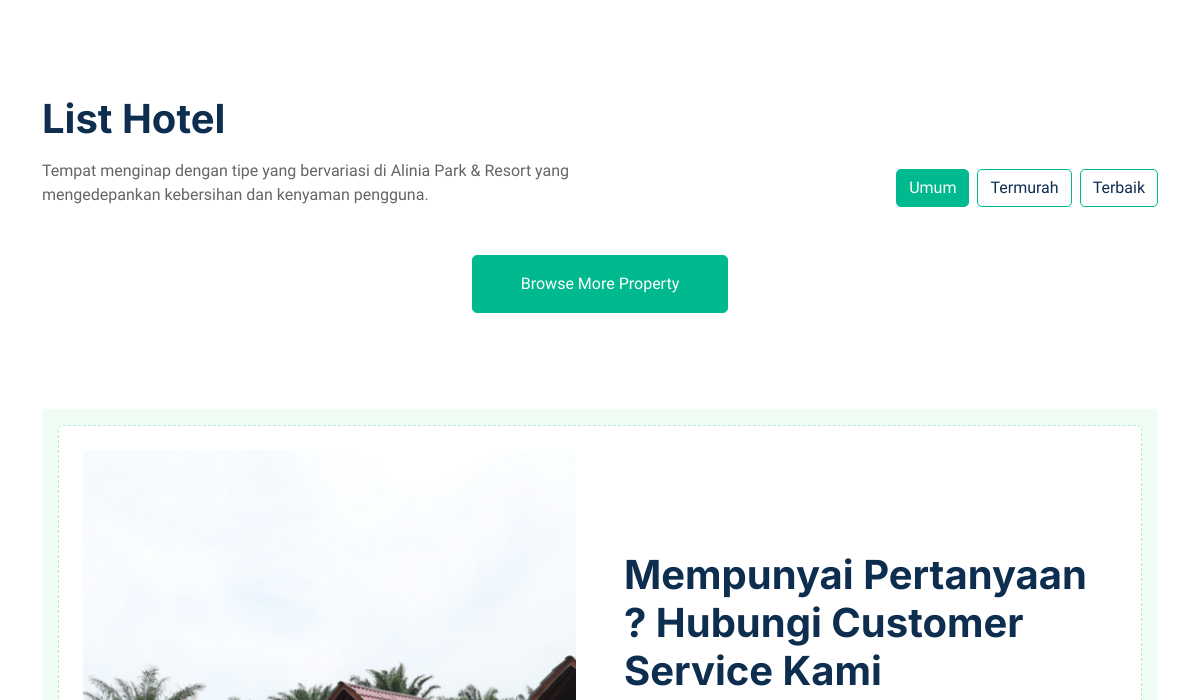
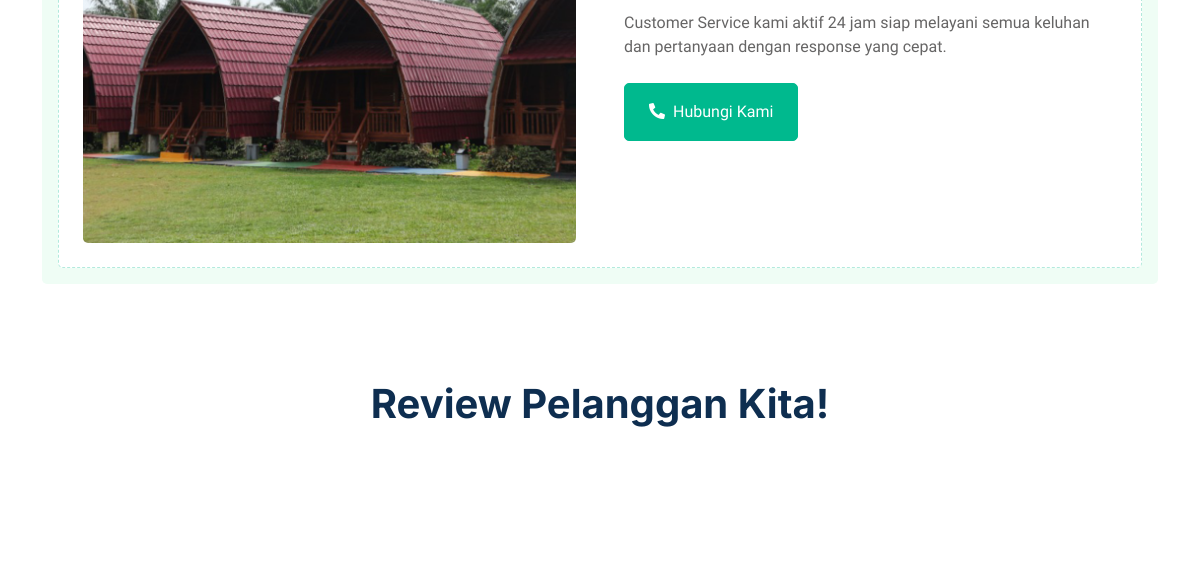
/ (middle part), run on an earlier commit of the app's database (2 pictures, top to bottom).
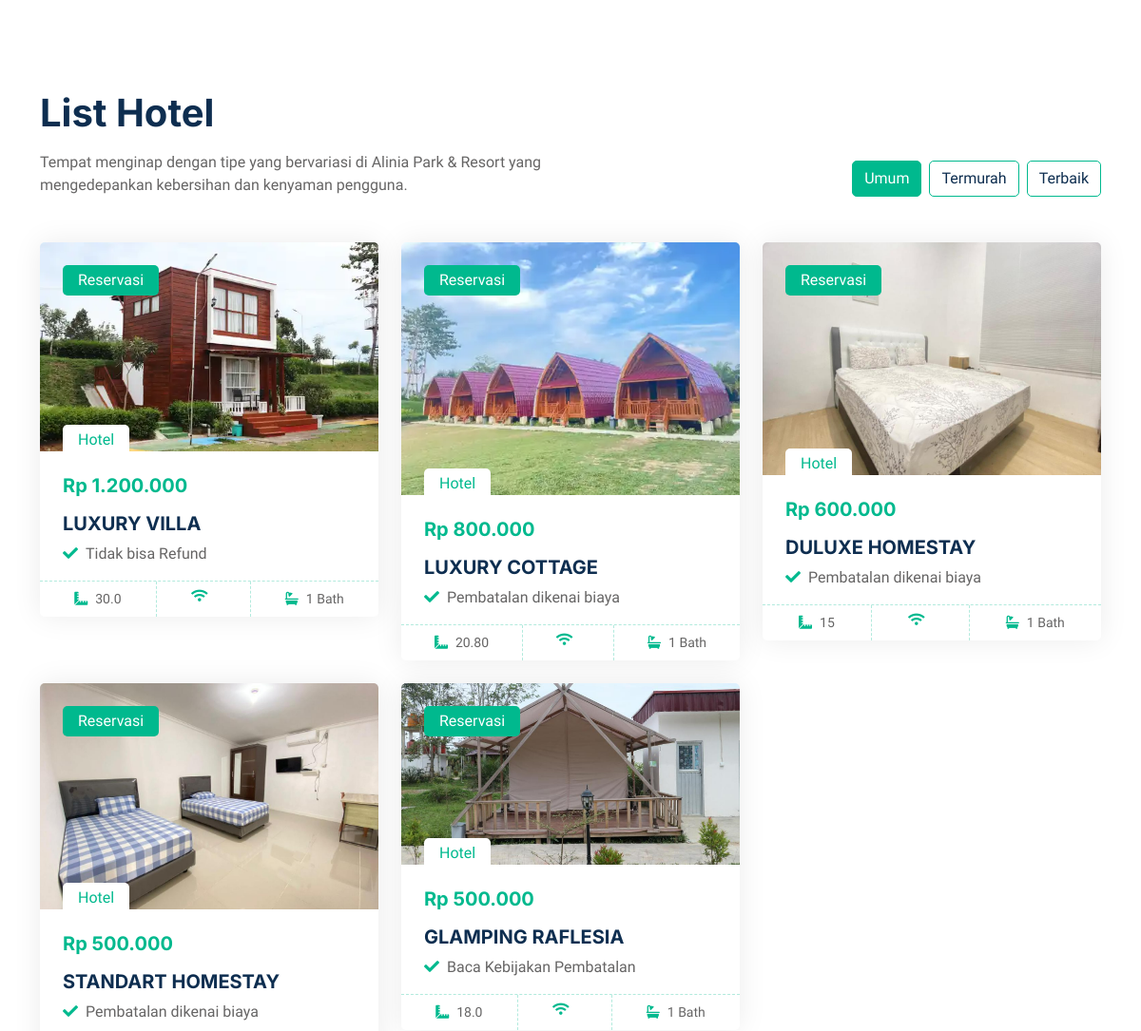
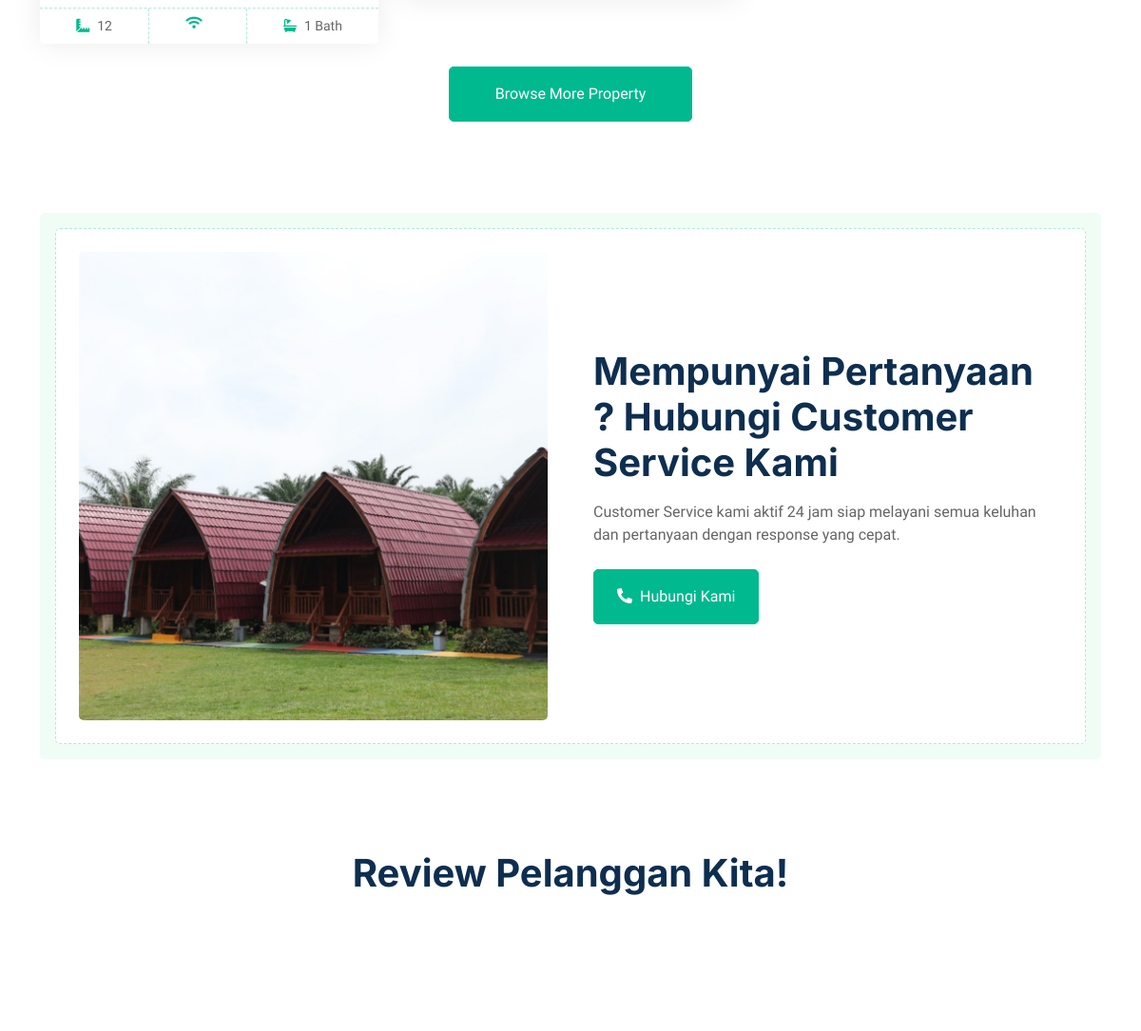
And on a later commit of the database (2 pictures, top to bottom).
### tables this page shows
CREATE TABLE `tbl_hotel` (
  `Id_hotel` int(20) NOT NULL,
  `hotel_name` varchar(250) NOT NULL,
  `price` int(250) NOT NULL,
  `ukuran` varchar(12) NOT NULL,
  `ac` varchar(20) NOT NULL,
  `service` varchar(50) NOT NULL,
  `image_hotel` varchar(250) NOT NULL,
  `type_hotel` int(12) NOT NULL,
  `create_date` datetime NOT NULL DEFAULT CURRENT_TIMESTAMP,
  `create_by` varchar(12) NOT NULL,
  `update_date` datetime NOT NULL DEFAULT CURRENT_TIMESTAMP,
  `update_by` varchar(120) NOT NULL,
  `status` int(12) NOT NULL
);

### application/controllers/Dashboard.php (called while the page is built, shortened)
<?php
class Dashboard extends CI_Controller
{
    public function __construct()
    {
        $this->load->model('Room_model');
    }
    public function index()
    {
        $data['title'] = 'Dashboard';
        $data['user'] = $this->db->get_where('user', ['email' => $this->session->userdata('email')])->row_array();
        $data['hotels'] = $this->Room_model->getHotelDashboard();
        $data['hotels2'] = $this->Room_model->getHotelDashboardCheap();
        $data['hotels3'] = $this->Room_model->getHotelDashboardBest();
        $data['reviews'] = $this->Room_model->getReviewDashboard();
        $this->load->view('dashboard/index',$data);
    }
}

### index.php (called while the page is built, shortened)
<?php
require_once BASEPATH.'core/CodeIgniter.php';

### application/models/Room_model.php (called while the page is built, shortened)
<?php
class Room_model extends CI_Model
{
    public function getHotelDashboard()
    {
        $query = $this->db->query("SELECT * FROM tbl_hotel WHERE status = 1 LIMIT 6");
        return $query->result_array();
    }
}

### application/views/dashboard/index.php (the view, shortened to what this page needs)
<html lang="en">
<head>
    <link href="https://cdnjs.cloudflare.com/ajax/libs/font-awesome/5.10.0/css/all.min.css" rel="stylesheet">
    <link href="https://cdn.jsdelivr.net/npm/bootstrap-icons@1.4.1/font/bootstrap-icons.css" rel="stylesheet">
    <link href="assets/lib/animate/animate.min.css" rel="stylesheet">
    <link href="assets/lib/owlcarousel/assets/owl.carousel.min.css" rel="stylesheet">
    <link href="assets/css/bootstrap.min.css" rel="stylesheet">
    <link href="assets/css/style.css" rel="stylesheet">
</head>
<body>
    <div class="container-xxl bg-white p-0">
        <div class="container-xxl py-5">
        </div>
        <div class="container-xxl py-5">
            <div class="container">
                <div class="row g-0 gx-5 align-items-end">
                    <div class="col-lg-6">
                        <div class="text-start mx-auto mb-5 wow slideInLeft" data-wow-delay="0.1s">
                            <h1 class="mb-3">List Hotel</h1>
                            <p>Tempat menginap dengan tipe yang bervariasi di Alinia Park & Resort yang mengedepankan kebersihan dan kenyaman pengguna.</p>
                        </div>
                    </div>
                    <div class="col-lg-6 text-start text-lg-end wow slideInRight" data-wow-delay="0.1s">
                        <ul class="nav nav-pills d-inline-flex justify-content-end mb-5">
                            <li class="nav-item me-2">
                                <a class="btn btn-outline-primary active" data-bs-toggle="pill" href="#tab-1">Umum</a>
                            </li>
                            <li class="nav-item me-2">
                                <a class="btn btn-outline-primary" data-bs-toggle="pill" href="#tab-2">Termurah</a>
                            </li>
                            <li class="nav-item me-0">
                                <a class="btn btn-outline-primary" data-bs-toggle="pill" href="#tab-3">Terbaik</a>
                            </li>
                        </ul>
                    </div>
                </div>
                <div class="tab-content">
                    <div id="tab-1" class="tab-pane fade show p-0 active">
                        <div class="row g-4">
                        <?php if (isset($hotels)): ?>
                                <?php foreach ($hotels as $hotels): ?>
                                <div class="col-lg-4 col-md-6 wow fadeInUp" data-wow-delay="0.1s">
                                    <div class="property-item rounded overflow-hidden">
                                        <div class="position-relative overflow-hidden">
                                            <a href=""><img class="img-fluid" src="<?= base_url('assets/img/profile/') . $hotels['image_hotel']; ?>" alt=""></a>
                                            <div class="bg-primary rounded text-white position-absolute start-0 top-0 m-4 py-1 px-3">Reservasi</div>
                                            <div class="bg-white rounded-top text-primary position-absolute start-0 bottom-0 mx-4 pt-1 px-3">Hotel</div>
                                        </div>
                                        <div class="p-4 pb-0">
                                            <h5 class="text-primary mb-3"><?=
                                            "Rp " . number_format($hotels['price'], 0, ",", ".");
                                            ?></h5>
                                            <a class="d-block h5 mb-2" href=""><?= $hotels['hotel_name']; ?></a>
                                            <p><i class="fa fa-check text-primary me-2"></i><?= $hotels['service']; ?></p>
                                        </div>
                                        <div class="d-flex border-top">
                                            <small class="flex-fill text-center border-end py-2"><i class="fa fa-ruler-combined text-primary me-2"></i><?= $hotels['ukuran']; ?></small>
                                            <small class="flex-fill text-center border-end py-2"><i class="fa fa-wifi text-primary me-2"></i></small>
                                            <small class="flex-fill text-center py-2"><i class="fa fa-bath text-primary me-2"></i>1 Bath</small>
                                        </div>
                                    </div>
                                </div>
                                <?php endforeach; ?>
                            <?php endif; ?>
                                <div class="col-12 text-center wow fadeInUp" data-wow-delay="0.1s">
                                    <a class="btn btn-primary py-3 px-5" href="">Browse More Property</a>
                                </div>
                            </div>
                    </div>
                </div>
            </div>
        </div>
        <div class="container-xxl py-5">
            <div class="container">
                <div class="bg-light rounded p-3">
                    <div class="bg-white rounded p-4" style="border: 1px dashed rgba(0, 185, 142, .3)">
                        <div class="row g-5 align-items-center">
                            <div class="col-lg-6 wow fadeIn" data-wow-delay="0.1s">
                                <img class="img-fluid rounded w-100" src="assets/img/slide-1.png" alt="">
                            </div>
                            <div class="col-lg-6 wow fadeIn" data-wow-delay="0.5s">
                                <div class="mb-4">
                                    <h1 class="mb-3">Mempunyai Pertanyaan ? Hubungi Customer Service Kami</h1>
                                    <p>Customer Service kami aktif 24 jam siap melayani semua keluhan dan pertanyaan dengan response yang cepat.</p>
                                </div>
                                <a href="" class="btn btn-primary py-3 px-4 me-2"><i class="fa fa-phone-alt me-2"></i>Hubungi Kami</a>
                            </div>
                        </div>
                    </div>
                </div>
            </div>
        </div>
        <div class="container-xxl py-5">
            <div class="container">
                <div class="text-center mx-auto mb-5 wow fadeInUp" data-wow-delay="0.1s" style="max-width: 600px;">
                    <h1 class="mb-3">Review Pelanggan Kita!</h1>
                </div>
            </div>
        </div>
    </div>
</body>
</html>

### assets/css/style.css (style rules this page uses)
:root { --primary: #00B98E; --secondary: #FF6922; --light: #EFFDF5; --dark: #0E2E50; }
.btn { transition: .5s; }
.btn.btn-primary, .btn.btn-secondary { color: #FFFFFF; }
.nav-pills .nav-item .btn { color: var(--dark); }
.nav-pills .nav-item .btn:hover, .nav-pills .nav-item .btn.active { color: #FFFFFF; }
.property-item { box-shadow: 0 0 30px rgba(0, 0, 0, .08); }
.property-item img { transition: .5s; }
.property-item .border-top { border-top: 1px dashed rgba(0, 185, 142, .3) !important; }
.property-item .border-end { border-right: 1px dashed rgba(0, 185, 142, .3) !important; }

What changed in the data, as far as the page shows it:
added tbl_hotel: image_hotel (picture), price "1.200.000", hotel_name "LUXURY VILLA", service "Tidak bisa Refund", ukuran "30.0"
added tbl_hotel: image_hotel (picture), price "800.000", hotel_name "LUXURY COTTAGE", service "Pembatalan dikenai biaya", ukuran "20.80"
added tbl_hotel: image_hotel (picture), price "600.000", hotel_name "DULUXE HOMESTAY", service "Pembatalan dikenai biaya", ukuran "15"
added tbl_hotel: image_hotel (picture), price "500.000", hotel_name "STANDART HOMESTAY", service "Pembatalan dikenai biaya", ukuran "12"
added tbl_hotel: image_hotel (picture), price "500.000", hotel_name "GLAMPING RAFLESIA", service "Baca Kebijakan Pembatalan", ukuran "18.0"
